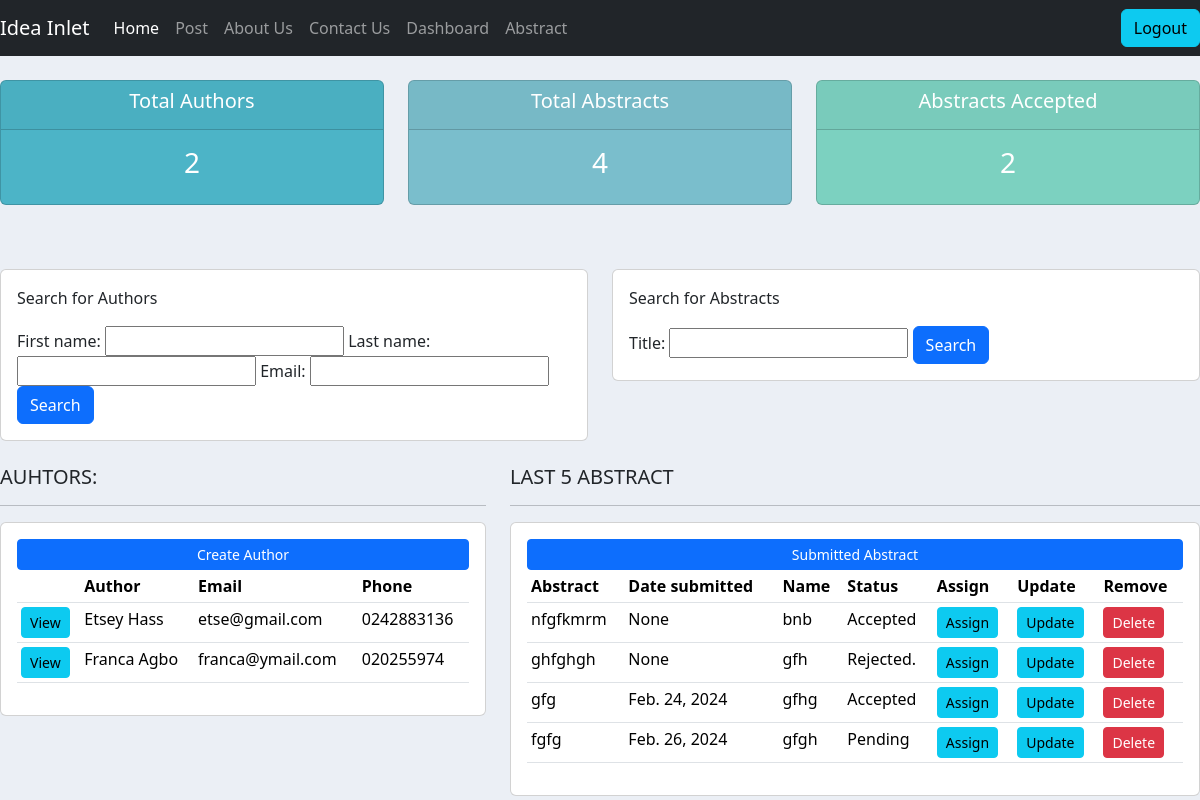
/reviewer/ (signed in), run on an earlier commit of the app's database.
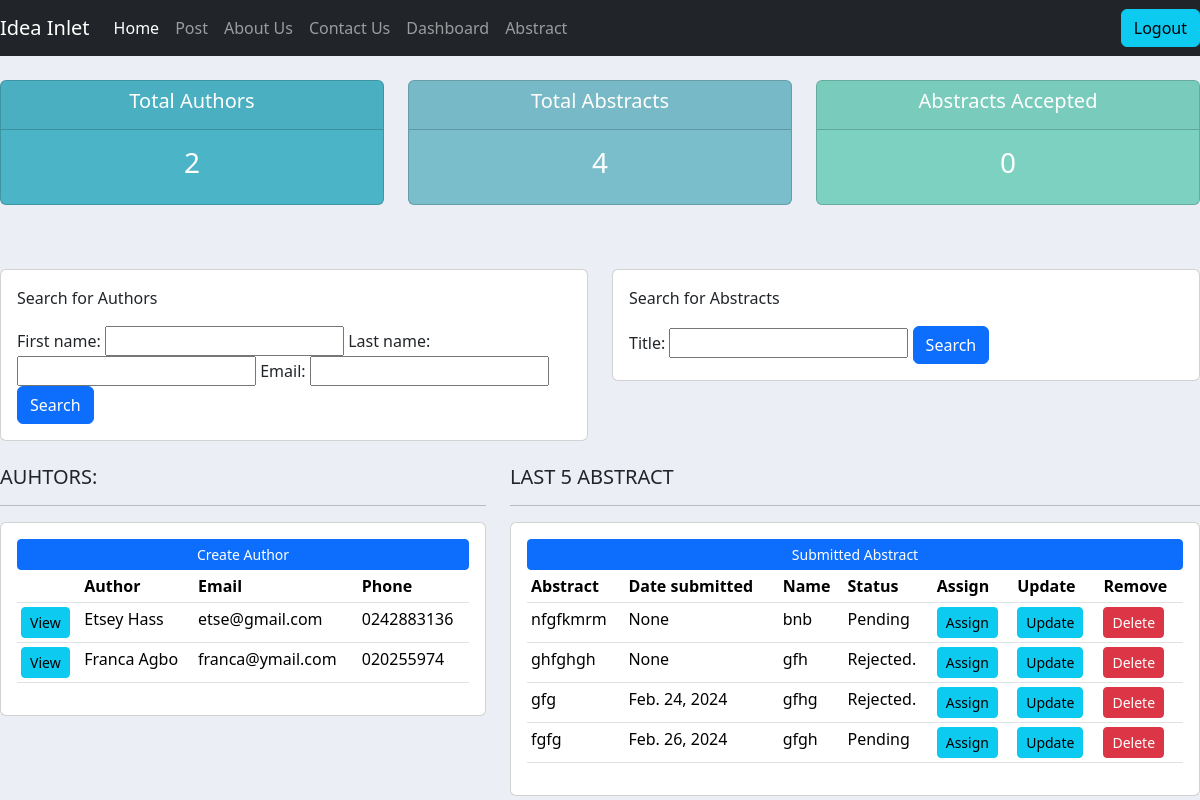
And on a later commit of the database.
### abstract/models.py (models this page shows, shortened)
class Author(models.Model):
    TITLE = (
        ("Mr.", "Mr."),
        ("Mrs", "Mrs."),
        ("Dr.", "Dr."),
        ("Prof.", "Prof."),
    )
    GENDER = (
       ("Male", "Male"),
        ("Female", "Female"),
        ("Other", "Other"),
    )
    user = models.OneToOneField(User, null=True, on_delete=models.CASCADE)
    title = models.CharField(max_length=50, choices=TITLE)
    first_name = models.CharField(max_length=200, null=True)
    last_name = models.CharField(max_length=200, null=True)
    gender = models.CharField(max_length=50, choices=GENDER)
    phone = models.CharField(max_length=200, null=True)
    email = models.EmailField(max_length=200, null=True)
    profession = models.CharField(max_length=200, null=True)
    organization = models.CharField(max_length=200, null=True)
    address = models.CharField(max_length=300, null=True)
    bio = models.TextField(max_length=600, null=True, blank=True)
    date_created = models.DateTimeField(auto_now_add=True, null=True)

class Abstract(models.Model):
    STATUS = (
        ("Pending", "Pending"),
        ("Under Review", "Under Review"),
        ("Accepted", "Accepted"),
        ("Rejected.", "Rejected"),
    )
    title = models.CharField(max_length=200, null=True)
    abstract_body = models.TextField(max_length=600, null=True)
    keywords = models.CharField(max_length=300, null=True)
    author_name = models.CharField(max_length=200, null=True)
    author_email = models.EmailField(max_length=200, null=True)
    author_affiliation = models.CharField(max_length=200, null=True)
    presenter_name = models.CharField(max_length=200, null=True)
    presenter_email = models.EmailField(max_length=200, null=True)
    date_created = models.DateField(auto_now_add=True, null=True)
    date_updated = models.DateField(auto_now=True, null=True)
    upload = models.FileField(upload_to="uploads/%Y/%m/%d/", blank=True)
    status = models.CharField(max_length=50, choices=STATUS, default='Pending')
    topics = models.ManyToManyField(Topic)
    presentation_preference = models.ManyToManyField(Presentation_type)
    event = models.ForeignKey(Event, null=True, on_delete=models.SET_NULL)
    author = models.ForeignKey(Author, null=True, on_delete=models.SET_NULL)
    editors = models.ManyToManyField(Group, related_name='assigned_abstracts', blank=True)

### abstract/decorators.py (the view)
        def wrapper_func(request, *args, **kwargs):
            group = None
            if request.user.groups.exists():
                group = request.user.groups.all()[0].name
            if group in allowed_roles:
                return  view_func(request, *args, **kwargs)
            else:
                return render(request, 'abstract/authorize.html')

### abstract/views.py (called while the page is built)
@login_required(login_url='login')
@allowed_users(allowed_roles=['reviewer'])
def reviewer(request):
    authors = Author.objects.all()
    abstracts = Abstract.objects.all()
    total_author = authors.count()
    total_abstract = abstracts.count()
    accepted = abstracts.filter(status='Accepted').count
    myfilter = AuthorFilter(request.GET, queryset=authors)
    authors = myfilter.qs
    absfilter = AbstractFilter(request.GET, queryset=abstracts)
    abstracts = absfilter.qs
    context = {'authors': authors, 'abstracts': abstracts,
               'total_author':total_author, 'total_abstract':total_abstract,
               'accepted': accepted, 'myfilter': myfilter, 'absfilter': absfilter}
    return render(request, 'abstract/reviewer.html', context)

### abstract/templates/abstract/reviewer.html
{%  extends 'abstract/main.html' %}
{% block content %}
{%  include 'abstract/status.html' %}
<br>
<br>
<div class="row">
    <div class="col">
        <div class="card card-body">
            <form method="get">
				<p> Search for Authors </p>
				{{myfilter.form}}
            <button class="btn btn-primary" type="submit">Search</button>
          </form>
        </div>
    </div>
	<div class="col">
        <div class="card card-body">
            <form method="get">
				<p> Search for Abstracts </p>
				{{absfilter.form}}
            <button class="btn btn-primary" type="submit">Search</button>
          </form>
        </div>
    </div>
</div>
<br>
<div class="row">
	<div class="col-md-5">
		<h5>AUHTORS:</h5>
		<hr>
		<div class="card card-body">
			<a class="btn btn-primary  btn-sm btn-block" href="">Create Author</a>
			<table class="table table-sm">
				<tr>
					<th></th>
					<th>Author</th>
					<th>Email</th>
					<th>Phone</th>
				</tr>
				{% for author in authors %}
                <tr>
					<td><a class="btn btn-sm btn-info" href="{% url 'author' author.id %}">View</a></td>
                    <td>{{ author.first_name }} {{ author.last_name }}</td>
                    <td>{{ author.email }}</td>
					<td>{{ author.phone }}</td>
                </tr>
                {% endfor %}
			</table>
		</div>
	</div>
	<div class="col-md-7">
		<h5>LAST 5 ABSTRACT</h5>
		<hr>
		<div class="card card-body">
			<a class="btn btn-primary  btn-sm btn-block" href="">Submitted Abstract</a>
			<table class="table table-sm">
				<tr>
					<th>Abstract</th>
					<th>Date submitted</th>
					<th>Name</th>
					<th>Status</th>
					<th>Assign</th>
					<th>Update</th>
					<th>Remove</th>
				</tr>
				{% for abstract in abstracts %}
                <tr>
                    <td>{{ abstract.title }} </td>
                    <td>{{ abstract.date_created }}</td>
					<td>{{ abstract.author_name }}</td>
					<td>{{ abstract.status }}</td>
					<td><a class= "btn btn-sm btn-info" href="{% url 'assign_abstract' %}"> Assign </a></td>
					<td><a class= "btn btn-sm btn-info" href="{% url 'update_abstract' abstract.id %}"> Update </a></td>
					<td><a class= "btn btn-sm btn-danger" href="{% url 'delete_abstract' abstract.id %}"> Delete </a></td>
                </tr>
                {% endfor %}
			</table>
		</div>
	</div>
</div>
{% endblock %}

### abstract/templates/abstract/main.html (shortened to what this page needs)
{% load static %}
<!DOCTYPE html>
<html lang="en">
<head>
    <link href="https://cdn.jsdelivr.net/npm/bootstrap@5.3.2/dist/css/bootstrap.min.css" rel="stylesheet">
    <link rel="stylesheet"  href="{% static 'css/main.css' %}">
</head>
<body>
    {% include 'abstract/navbar.html'%}
    {% block content %}
    {% endblock %}
</body>
</html>

### abstract/templates/abstract/navbar.html (shortened to what this page needs)
{% load static %}
<nav class="navbar navbar-expand-lg navbar-dark bg-dark">
  <a class="navbar-brand" href="{% url 'home' %}">Idea Inlet</a>
  <div class="collapse navbar-collapse" id="navbarNavAltMarkup">
    <ul class="navbar-nav">
        <a class="nav-item nav-link active" href="{% url 'home' %}">Home</a>
        <a class="nav-item nav-link" href="#">Post</a>
        <a class="nav-item nav-link" href="#">About Us</a>
        <a class="nav-item nav-link" href="{% url 'contact' %}">Contact Us</a>
      {% if not user.is_authenticated %}
        <a class="nav-item nav-link" href="{% url 'register' %}">Register</a>
        <a class="nav-item nav-link" href="{% url 'login' %}">Login</a>
      {% else %}
        {% if  request.user.is_staff %}
        <a class="nav-item nav-link" href="{% url 'reviewer' %}">Dashboard</a>
        <a class="nav-item nav-link" href="{% url 'abstract' %}">Abstract</a>
        {% endif %}
      </ul>
    </div>
    <span><a class="btn btn-info" href="{% url 'logout' %}"> Logout</a>
      </span>
    {% endif %}
</nav>

### abstract/templates/abstract/status.html
<br>
<div class="row">
 <div class="col">
  <div class="col-md">
   <div class="card text-center text-white  mb-3" id="total-orders">
      <div class="card-header">
       <h5 class="card-title">Total Authors</h5>
      </div>
      <div class="card-body">
        <h3 class="card-title"> {{total_author}} </h3>
      </div>
   </div>
  </div>
 </div>
 <div class="col">
  <div class="col-md">
   <div class="card text-center text-white  mb-3" id="orders-delivered">
      <div class="card-header">
       <h5 class="card-title">Total Abstracts</h5>
      </div>
      <div class="card-body">
        <h3 class="card-title">{{total_abstract}}</h3>
      </div>
   </div>
  </div>
 </div>
 <div class="col">
  <div class="col-md">
   <div class="card text-center text-white  mb-3" id="orders-pending">
      <div class="card-header">
       <h5 class="card-title">Abstracts Accepted</h5>
      </div>
      <div class="card-body">
        <h3 class="card-title">{{accepted}}</h3>
      </div>
   </div>
  </div>
 </div>
</div>

### abstract/static/css/main.css (style rules this page uses)
body { background-color: #ebeff5; }
#total-orders { background-color: #4cb4c7; }
#orders-delivered { background-color: #7abecc; }
#orders-pending { background-color: #7CD1C0; }

What changed in the data, as far as the page shows it:
changed Abstract "nfgfkmrm": status "Accepted" → "Pending"
changed Abstract "gfg": status "Accepted" → "Rejected."
Also different on the page:
{{ accepted }}: "2" → "0"
